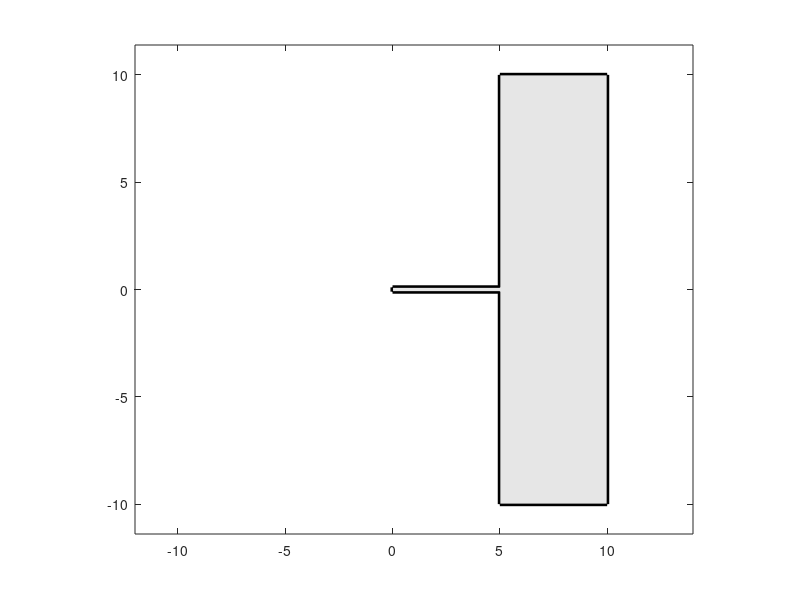

The MATLAB source for this figure: (Note: this script raises an error after producing the figure.)
%close all
clear
load('out_Storn10')

%% colours
 cols =[   0.8941    0.1020    0.1098
    0.2157    0.4941    0.7216
    0.3020    0.6863    0.2902
    0.5961    0.3059    0.6392
    1.0000    0.4980         0
    1.0000    1.0000    0.2000
    0.6510    0.3373    0.1569
    0.9686    0.5059    0.7490
    0.6000    0.6000    0.6000
    0.3216    0.3216    0.3216
         0         0         0];

%% 2D example from Storn1999     
xConstraints = [0,5,5,10,10,5,5,0,0];
yConstraints = [-0.1,-0.1,-10,-10,10,10,0.1,0.1,-0.1];    
dim=2;

iterSave = length(out.rVec);
pn = out.opts.pn;
cnt_old = 1;

figure('Position', [0, 0,1200,1000]); 
out.cntVec(1)=1;

iterVec = [1,61,131,iterSave];

plot(xConstraints,yConstraints,'k','linewi',3);
hold on
fill(xConstraints,yConstraints,[0.9,0.9,0.9])
xlim([-12 14]);

hold on;
axis equal
for ii = 1:3
    iter = iterVec(ii);
    cc = ii;    

    eval_i = out.cntVec(iter);
    cnt = find(out.cntAcc <= eval_i,1,'last');
    cnt_old = cnt; 
    mu_tmp = out.muVec(iter,:);
    Q_tmp = out.QCell{iter};
    r_tmp = out.rVec(iter);

    if ii>1
      arrow(mu_old,mu_tmp,'linew',1.5,'length',17,'tipangle',11);%'BaseAngle',10,
    end
    mu_old = mu_tmp; 
    ball=lpBall2surface(7000*dim,2,pn,r_tmp,mu_tmp',Q_tmp,0);
    plot(ball(:,1),ball(:,2),'.','col',cols(ii,:),'markerSize',6);
    set(gca,'fontsize',18);
    
    m = plot(mu_tmp(1),mu_tmp(2),'x','Color',cols(cc,:),'MarkerSize',17,'linew',3);%m = plot(mu_tmp(1),mu_tmp(2),'bx','MarkerSize',15,'linew',3);
    m = plot(mu_tmp(1),mu_tmp(2),'x','Color','k','MarkerSize',17,'linew',1);%m = plot(mu_tmp(1),mu_tmp(2),'bx','MarkerSize',15,'linew',3); 
  
end
hold on;
numIterAv = 100; 

outLast.QCell = out.QCell(1:iterVec(end));
outLast.rVec = out.rVec(1:iterVec(end));
outLast.P_empVecAll = out.P_empVecAll(1:iterVec(end));


outCov=averageCov(out,numIterAv);
C_p = outCov.C_previous; 
% normalize C_p, such that det=1
C_normp = C_p./det(C_p)^(1/dim);
[eigvec,eigval]=eig(C_p);

 muVecLast = out.muVec(1:iterVec(end),:);
 mu = mean(muVecLast(end-numIterAv:end,:));

h = error_ellipse('mu',mu,'C',C_p,'style','m');

m = plot(mu(1),mu(2),'x','Color',cols(ii+1,:),'MarkerSize',17,'linew',3);
m = plot(mu(1),mu(2),'x','Color','k','MarkerSize',17,'linew',1);
arrow(mu_old,mu,'linew',1.5,'length',17,'tipangle',11);

xlabel('x_1');
ylabel('x_2');

 %%%%hitting probability
     axes('position', [0.26 0.67 0.23 0.2]);

    for ii = 1:4
        iter = iterVec(ii);
        eval_i =  out.cntVec(iter);
        cc=ii;
        plot([eval_i eval_i],[0 1],'Color',cols(cc,:),'linewidth',3);
        hold on
        
    end
    plot([out.cntVec(iterVec(end)-numIterAv),out.cntVec(iterVec(end)-numIterAv)],[0 1],'Color',cols(ii,:),'linewidth',3);

    fill([out.cntVec(iterVec(end)-numIterAv),out.cntVec(iterVec(end)),out.cntVec(iterVec(end)),out.cntVec(iterVec(end)-numIterAv)],[1,1,0,0],cols(ii,:),'facealpha',0.3);
     
    len = length(out.P_empVecAll);
    smooth_hitP = nan(len,1);
    Vol_est = nan(len,1);
    
    window = 50;
    
    for k=1:len
        eval = out.cntVec(k);
        tmp = max(k-window,1);
        low = out.cntVec(tmp);
        evalSum = eval - low + 1;  

        numFeas = sum((out.cntAcc <= eval) & (out.cntAcc >= low));
        smooth_hitP(k) = numFeas/evalSum;

        rm = mean(out.rVec(max(1,k-window):k));
        hittProbm = mean(smooth_hitP(max(1,k-window):k));
        
        Vol_est(k) = hittProbm * Vol_lp(dim,rm,pn);

    end

    
    plot(out.cntVec(1:iterVec(end)),smooth_hitP(1:iterVec(end)),'k','linewidth',2);%'color',[120,120,120]./256,'linewidth',1);
    hold on
    eval_i =  out.cntVec(1);
    cc = 1; 
    plot([eval_i eval_i],[0 1],'Color',cols(cc,:),'linewidth',3);
    
    plot([0 out.cntVec(iterVec(end))],[0.35 0.35],'k--','linew',3);
    
    xlim([-10 out.cntVec(iterVec(end))+10]);
    ylim([0 1]);
    xlabel('Evaluations','fontSize',18);
    ylabel('Hitting Probability','fontSize',18);
    set(gca,'fontsize',18);
    
    
    %volume
   axes('position', [0.26 0.2 0.23 0.2]);%axes('position', [0.25 0.2 0.26 0.2]);
%     grid on
    xlim([-20 out.cntVec(iterVec(end))+20]);
    max_Vol = max(out.volVec.*out.P_empVecAll);
    
    
    for ii = 1:4
        iter = iterVec(ii);
        eval_i =  out.cntVec(iter);
        cc=ii;
        plot([eval_i eval_i],[0 max_Vol],'Color',cols(cc,:),'linewidth',3);
        hold on
        
    end
    plot([out.cntVec(iterVec(end)-numIterAv),out.cntVec(iterVec(end)-numIterAv)],[0 max_Vol],'Color',cols(ii,:),'linewidth',3);
    fill([out.cntVec(iterVec(end)-numIterAv),out.cntVec(iterVec(end)),out.cntVec(iterVec(end)),out.cntVec(iterVec(end)-numIterAv)],[max_Vol,max_Vol,0,0],cols(ii,:),'facealpha',0.3);
   
    vol = out.volVec.*smooth_hitP;
    
    plot(out.cntVec(1:iterVec(end)),vol(1:iterVec(end)),'k','linewidth',2);
    plot([0 out.cntVec(iterVec(end))],[101 101],'k--','linewidth',3);
    
 
    ylim([0 max_Vol]);
    xlim([-10 out.cntVec(iterVec(end))+10]);
    xlabel('Evaluations','fontSize',18);
    ylabel('Volume Estimation','fontSize',18);
    set(gca,'fontsize',18);        
    set(gcf, 'Color', 'w');

